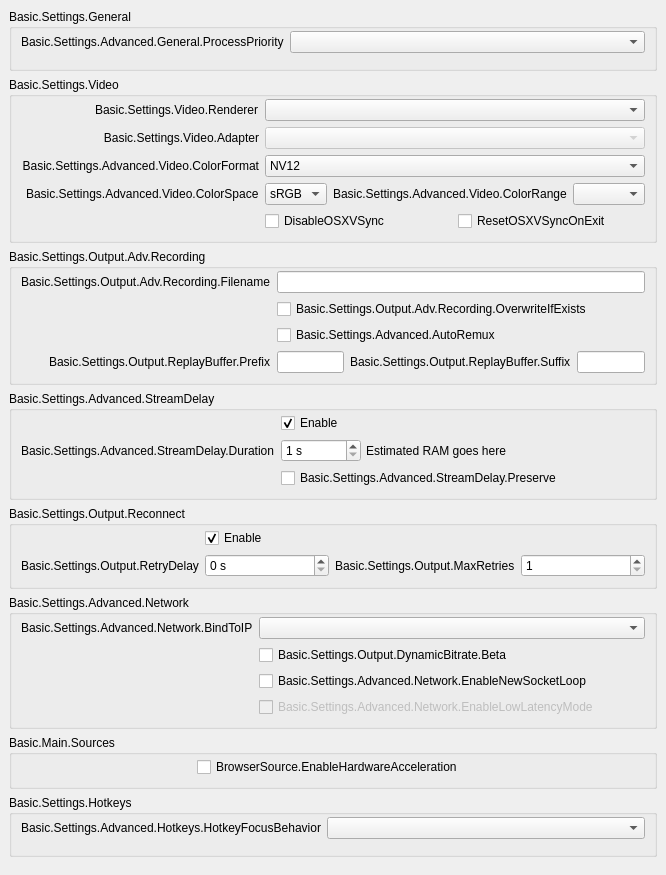
           <widget class="QWidget" name="scrollAreaWidgetContents">
            <property name="geometry">
             <rect>
              <x>0</x>
              <y>0</y>
              <width>602</width>
              <height>781</height>
             </rect>
            </property>
            <layout class="QVBoxLayout" name="verticalLayout_23">
             <property name="leftMargin">
              <number>0</number>
             </property>
             <property name="topMargin">
              <number>0</number>
             </property>
             <property name="rightMargin">
              <number>0</number>
             </property>
             <property name="bottomMargin">
              <number>9</number>
             </property>
             <item>
              <widget class="QWidget" name="widget_11" native="true">
               <layout class="QVBoxLayout" name="verticalLayout_24">
                <item>
                 <widget class="QGroupBox" name="advancedGeneralGroupBox">
                  <property name="title">
                   <string>Basic.Settings.General</string>
                  </property>
                  <layout class="QFormLayout" name="formLayout_22">
                   <property name="fieldGrowthPolicy">
                    <enum>QFormLayout::AllNonFixedFieldsGrow</enum>
                   </property>
                   <property name="labelAlignment">
                    <set>Qt::AlignRight|Qt::AlignTrailing|Qt::AlignVCenter</set>
                   </property>
                   <property name="topMargin">
                    <number>2</number>
                   </property>
                   <item row="0" column="0">
                    <widget class="QLabel" name="processPriorityLabel">
                     <property name="text">
                      <string>Basic.Settings.Advanced.General.ProcessPriority</string>
                     </property>
                     <property name="buddy">
                      <cstring>processPriority</cstring>
                     </property>
                    </widget>
                   </item>
                   <item row="0" column="1">
                    <widget class="QComboBox" name="processPriority"/>
                   </item>
                   <item row="1" column="0">
                    <spacer name="horizontalSpacer_13">
                     <property name="orientation">
                      <enum>Qt::Horizontal</enum>
                     </property>
                     <property name="sizeHint" stdset="0">
                      <size>
                       <width>170</width>
                       <height>0</height>
                      </size>
                     </property>
                    </spacer>
                   </item>
                  </layout>
                 </widget>
                </item>
                <item>
                 <widget class="QGroupBox" name="advancedVideoContainer">
                  <property name="title">
                   <string>Basic.Settings.Video</string>
                  </property>
                  <layout class="QFormLayout" name="formLayout_14">
                   <property name="fieldGrowthPolicy">
                    <enum>QFormLayout::AllNonFixedFieldsGrow</enum>
                   </property>
                   <property name="labelAlignment">
                    <set>Qt::AlignRight|Qt::AlignTrailing|Qt::AlignVCenter</set>
                   </property>
                   <property name="topMargin">
                    <number>2</number>
                   </property>
                   <item row="0" column="0">
                    <widget class="QLabel" name="rendererLabel">
                     <property name="text">
                      <string>Basic.Settings.Video.Renderer</string>
                     </property>
                     <property name="buddy">
                      <cstring>renderer</cstring>
                     </property>
                    </widget>
                   </item>
                   <item row="0" column="1">
                    <widget class="QComboBox" name="renderer">
                     <property name="currentText">
                      <string notr="true"/>
                     </property>
                    </widget>
                   </item>
                   <item row="1" column="0">
                    <widget class="QLabel" name="adapterLabel">
                     <property name="text">
                      <string>Basic.Settings.Video.Adapter</string>
                     </property>
                     <property name="alignment">
                      <set>Qt::AlignRight|Qt::AlignTrailing|Qt::AlignVCenter</set>
                     </property>
                     <property name="buddy">
                      <cstring>adapter</cstring>
                     </property>
                    </widget>
                   </item>
                   <item row="1" column="1">
                    <widget class="QComboBox" name="adapter">
                     <property name="enabled">
                      <bool>false</bool>
                     </property>
                     <property name="currentText">
                      <string notr="true"/>
                     </property>
                    </widget>
                   </item>
                   <item row="2" column="0">
                    <widget class="QLabel" name="label_30">
                     <property name="minimumSize">
                      <size>
                       <width>0</width>
                       <height>0</height>
                      </size>
                     </property>
                     <property name="text">
                      <string>Basic.Settings.Advanced.Video.ColorFormat</string>
                     </property>
                     <property name="alignment">
                      <set>Qt::AlignRight|Qt::AlignTrailing|Qt::AlignVCenter</set>
                     </property>
                     <property name="buddy">
                      <cstring>colorFormat</cstring>
                     </property>
                    </widget>
                   </item>
                   <item row="2" column="1">
                    <widget class="QComboBox" name="colorFormat">
                     <item>
                      <property name="text">
                       <string notr="true">NV12</string>
                      </property>
                     </item>
                     <item>
                      <property name="text">
                       <string notr="true">I420</string>
                      </property>
                     </item>
                     <item>
                      <property name="text">
                       <string>I444</string>
                      </property>
                     </item>
                     <item>
                      <property name="text">
                       <string notr="true">RGB</string>
                      </property>
                     </item>
                    </widget>
                   </item>
                   <item row="4" column="1">
                    <layout class="QHBoxLayout" name="horizontalLayout_18">
                     <property name="leftMargin">
                      <number>0</number>
                     </property>
                     <property name="topMargin">
                      <number>0</number>
                     </property>
                     <property name="rightMargin">
                      <number>0</number>
                     </property>
                     <property name="bottomMargin">
                      <number>0</number>
                     </property>
                     <item>
                      <widget class="QCheckBox" name="disableOSXVSync">
                       <property name="text">
                        <string>DisableOSXVSync</string>
                       </property>
                      </widget>
                     </item>
                     <item>
                      <widget class="QCheckBox" name="resetOSXVSync">
                       <property name="text">
                        <string>ResetOSXVSyncOnExit</string>
                       </property>
                      </widget>
                     </item>
                    </layout>
                   </item>
                   <item row="3" column="1">
                    <layout class="QHBoxLayout" name="horizontalLayout_20">
                     <property name="leftMargin">
                      <number>0</number>
                     </property>
                     <property name="topMargin">
                      <number>0</number>
                     </property>
                     <property name="rightMargin">
                      <number>0</number>
                     </property>
                     <property name="bottomMargin">
                      <number>0</number>
                     </property>
                     <item>
                      <widget class="QComboBox" name="colorSpace">
                       <item>
                        <property name="text">
                         <string notr="true">sRGB</string>
                        </property>
                       </item>
                       <item>
                        <property name="text">
                         <string notr="true">709</string>
                        </property>
                       </item>
                       <item>
                        <property name="text">
                         <string notr="true">601</string>
                        </property>
                       </item>
                      </widget>
                     </item>
                     <item>
                      <widget class="QLabel" name="label_34">
                       <property name="sizePolicy">
                        <sizepolicy hsizetype="Maximum" vsizetype="Preferred">
                         <horstretch>0</horstretch>
                         <verstretch>0</verstretch>
                        </sizepolicy>
                       </property>
                       <property name="text">
                        <string>Basic.Settings.Advanced.Video.ColorRange</string>
                       </property>
                       <property name="buddy">
                        <cstring>colorRange</cstring>
                       </property>
                      </widget>
                     </item>
                     <item>
                      <widget class="QComboBox" name="colorRange"/>
                     </item>
                    </layout>
                   </item>
                   <item row="3" column="0">
                    <widget class="QLabel" name="label_33">
                     <property name="text">
                      <string>Basic.Settings.Advanced.Video.ColorSpace</string>
                     </property>
                     <property name="buddy">
                      <cstring>colorSpace</cstring>
                     </property>
                    </widget>
                   </item>
                   <item row="4" column="0">
                    <spacer name="horizontalSpacer_12">
                     <property name="orientation">
                      <enum>Qt::Horizontal</enum>
                     </property>
                     <property name="sizeHint" stdset="0">
                      <size>
                       <width>170</width>
                       <height>20</height>
                      </size>
                     </property>
                    </spacer>
                   </item>
                  </layout>
                 </widget>
                </item>
                <item>
                 <widget class="QGroupBox" name="groupBox_6">
                  <property name="title">
                   <string>Basic.Settings.Output.Adv.Recording</string>
                  </property>
                  <layout class="QFormLayout" name="formLayout_17">
                   <property name="fieldGrowthPolicy">
                    <enum>QFormLayout::AllNonFixedFieldsGrow</enum>
                   </property>
                   <property name="labelAlignment">
                    <set>Qt::AlignRight|Qt::AlignTrailing|Qt::AlignVCenter</set>
                   </property>
                   <property name="topMargin">
                    <number>2</number>
                   </property>
                   <item row="0" column="0">
                    <widget class="QLabel" name="label_7">
                     <property name="text">
                      <string>Basic.Settings.Output.Adv.Recording.Filename</string>
                     </property>
                     <property name="buddy">
                      <cstring>filenameFormatting</cstring>
                     </property>
                    </widget>
                   </item>
                   <item row="0" column="1">
                    <widget class="QLineEdit" name="filenameFormatting"/>
                   </item>
                   <item row="1" column="1">
                    <widget class="QCheckBox" name="overwriteIfExists">
                     <property name="text">
                      <string>Basic.Settings.Output.Adv.Recording.OverwriteIfExists</string>
                     </property>
                    </widget>
                   </item>
                   <item row="3" column="1">
                    <layout class="QHBoxLayout" name="horizontalLayout_14">
                     <property name="leftMargin">
                      <number>0</number>
                     </property>
                     <property name="topMargin">
                      <number>0</number>
                     </property>
                     <property name="rightMargin">
                      <number>0</number>
                     </property>
                     <property name="bottomMargin">
                      <number>0</number>
                     </property>
                     <item>
                      <widget class="QLineEdit" name="simpleRBPrefix"/>
                     </item>
                     <item>
                      <widget class="QLabel" name="label_58">
                       <property name="text">
                        <string>Basic.Settings.Output.ReplayBuffer.Suffix</string>
                       </property>
                       <property name="buddy">
                        <cstring>simpleRBSuffix</cstring>
                       </property>
                      </widget>
                     </item>
                     <item>
                      <widget class="QLineEdit" name="simpleRBSuffix"/>
                     </item>
                    </layout>
                   </item>
                   <item row="3" column="0">
                    <widget class="QLabel" name="label_57">
                     <property name="text">
                      <string>Basic.Settings.Output.ReplayBuffer.Prefix</string>
                     </property>
                     <property name="buddy">
                      <cstring>simpleRBPrefix</cstring>
                     </property>
                    </widget>
                   </item>
                   <item row="1" column="0">
                    <spacer name="horizontalSpacer_10">
                     <property name="orientation">
                      <enum>Qt::Horizontal</enum>
                     </property>
                     <property name="sizeHint" stdset="0">
                      <size>
                       <width>170</width>
                       <height>20</height>
                      </size>
                     </property>
                    </spacer>
                   </item>
                   <item row="2" column="1">
                    <widget class="QCheckBox" name="autoRemux">
                     <property name="text">
                      <string>Basic.Settings.Advanced.AutoRemux</string>
                     </property>
                    </widget>
                   </item>
                   <item row="2" column="0">
                    <spacer name="horizontalSpacer_16">
                     <property name="orientation">
                      <enum>Qt::Horizontal</enum>
                     </property>
                     <property name="sizeHint" stdset="0">
                      <size>
                       <width>40</width>
                       <height>20</height>
                      </size>
                     </property>
                    </spacer>
                   </item>
                  </layout>
                 </widget>
                </item>
                <item>
                 <widget class="QGroupBox" name="groupBox_5">
                  <property name="title">
                   <string>Basic.Settings.Advanced.StreamDelay</string>
                  </property>
                  <layout class="QFormLayout" name="formLayout_18">
                   <property name="fieldGrowthPolicy">
                    <enum>QFormLayout::AllNonFixedFieldsGrow</enum>
                   </property>
                   <property name="labelAlignment">
                    <set>Qt::AlignRight|Qt::AlignTrailing|Qt::AlignVCenter</set>
                   </property>
                   <property name="topMargin">
                    <number>2</number>
                   </property>
                   <item row="1" column="0">
                    <widget class="QLabel" name="label_56">
                     <property name="text">
                      <string>Basic.Settings.Advanced.StreamDelay.Duration</string>
                     </property>
                     <property name="buddy">
                      <cstring>streamDelaySec</cstring>
                     </property>
                    </widget>
                   </item>
                   <item row="1" column="1">
                    <widget class="QWidget" name="widget_12" native="true">
                     <property name="enabled">
                      <bool>true</bool>
                     </property>
                     <layout class="QHBoxLayout" name="horizontalLayout_13">
                      <property name="spacing">
                       <number>5</number>
                      </property>
                      <property name="leftMargin">
                       <number>0</number>
                      </property>
                      <property name="topMargin">
                       <number>0</number>
                      </property>
                      <property name="rightMargin">
                       <number>0</number>
                      </property>
                      <property name="bottomMargin">
                       <number>0</number>
                      </property>
                      <item>
                       <widget class="QSpinBox" name="streamDelaySec">
                        <property name="enabled">
                         <bool>true</bool>
                        </property>
                        <property name="sizePolicy">
                         <sizepolicy hsizetype="Maximum" vsizetype="Fixed">
                          <horstretch>0</horstretch>
                          <verstretch>0</verstretch>
                         </sizepolicy>
                        </property>
                        <property name="minimumSize">
                         <size>
                          <width>80</width>
                          <height>0</height>
                         </size>
                        </property>
                        <property name="suffix">
                         <string notr="true"> s</string>
                        </property>
                        <property name="minimum">
                         <number>1</number>
                        </property>
                        <property name="maximum">
                         <number>1800</number>
                        </property>
                       </widget>
                      </item>
                      <item>
                       <widget class="QLabel" name="streamDelayInfo">
                        <property name="text">
                         <string notr="true">Estimated RAM goes here</string>
                        </property>
                       </widget>
                      </item>
                     </layout>
                    </widget>
                   </item>
                   <item row="2" column="1">
                    <widget class="QCheckBox" name="streamDelayPreserve">
                     <property name="text">
                      <string>Basic.Settings.Advanced.StreamDelay.Preserve</string>
                     </property>
                    </widget>
                   </item>
                   <item row="0" column="1">
                    <widget class="QCheckBox" name="streamDelayEnable">
                     <property name="text">
                      <string>Enable</string>
                     </property>
                     <property name="checked">
                      <bool>true</bool>
                     </property>
                    </widget>
                   </item>
                   <item row="2" column="0">
                    <spacer name="horizontalSpacer_9">
                     <property name="orientation">
                      <enum>Qt::Horizontal</enum>
                     </property>
                     <property name="sizeHint" stdset="0">
                      <size>
                       <width>170</width>
                       <height>20</height>
                      </size>
                     </property>
                    </spacer>
                   </item>
                  </layout>
                 </widget>
                </item>
                <item>
                 <widget class="QGroupBox" name="groupBox_7">
                  <property name="title">
                   <string>Basic.Settings.Output.Reconnect</string>
                  </property>
                  <layout class="QFormLayout" name="formLayout_19">
                   <property name="fieldGrowthPolicy">
                    <enum>QFormLayout::AllNonFixedFieldsGrow</enum>
                   </property>
                   <property name="labelAlignment">
                    <set>Qt::AlignRight|Qt::AlignTrailing|Qt::AlignVCenter</set>
                   </property>
                   <property name="topMargin">
                    <number>2</number>
                   </property>
                   <item row="0" column="1">
                    <widget class="QCheckBox" name="reconnectEnable">
                     <property name="text">
                      <string>Enable</string>
                     </property>
                     <property name="checked">
                      <bool>true</bool>
                     </property>
                    </widget>
                   </item>
                   <item row="1" column="1">
                    <layout class="QHBoxLayout" name="horizontalLayout_19">
                     <property name="leftMargin">
                      <number>0</number>
                     </property>
                     <property name="topMargin">
                      <number>0</number>
                     </property>
                     <property name="rightMargin">
                      <number>0</number>
                     </property>
                     <property name="bottomMargin">
                      <number>0</number>
                     </property>
                     <item>
                      <widget class="QSpinBox" name="reconnectRetryDelay">
                       <property name="suffix">
                        <string> s</string>
                       </property>
                       <property name="maximum">
                        <number>30</number>
                       </property>
                      </widget>
                     </item>
                     <item>
                      <widget class="QLabel" name="label_22">
                       <property name="sizePolicy">
                        <sizepolicy hsizetype="Maximum" vsizetype="Preferred">
                         <horstretch>0</horstretch>
                         <verstretch>0</verstretch>
                        </sizepolicy>
                       </property>
                       <property name="text">
                        <string>Basic.Settings.Output.MaxRetries</string>
                       </property>
                       <property name="buddy">
                        <cstring>reconnectMaxRetries</cstring>
                       </property>
                      </widget>
                     </item>
                     <item>
                      <widget class="QSpinBox" name="reconnectMaxRetries">
                       <property name="minimum">
                        <number>1</number>
                       </property>
                       <property name="maximum">
                        <number>10000</number>
                       </property>
                      </widget>
                     </item>
                    </layout>
                   </item>
                   <item row="1" column="0">
                    <widget class="QLabel" name="label_17">
                     <property name="text">
                      <string>Basic.Settings.Output.RetryDelay</string>
                     </property>
                     <property name="buddy">
                      <cstring>reconnectRetryDelay</cstring>
                     </property>
                    </widget>
                   </item>
                   <item row="0" column="0">
                    <spacer name="horizontalSpacer_8">
                     <property name="orientation">
                      <enum>Qt::Horizontal</enum>
                     </property>
                     <property name="sizeHint" stdset="0">
                      <size>
                       <width>170</width>
                       <height>20</height>
                      </size>
                     </property>
                    </spacer>
                   </item>
                  </layout>
                 </widget>
                </item>
                <item>
                 <widget class="QGroupBox" name="advNetworkGroupBox">
                  <property name="title">
                   <string>Basic.Settings.Advanced.Network</string>
                  </property>
                  <layout class="QFormLayout" name="formLayout_23">
                   <property name="fieldGrowthPolicy">
                    <enum>QFormLayout::AllNonFixedFieldsGrow</enum>
                   </property>
                   <property name="labelAlignment">
                    <set>Qt::AlignRight|Qt::AlignTrailing|Qt::AlignVCenter</set>
                   </property>
                   <property name="topMargin">
                    <number>2</number>
                   </property>
                   <item row="0" column="0">
                    <widget class="QLabel" name="label_27">
                     <property name="text">
                      <string>Basic.Settings.Advanced.Network.BindToIP</string>
                     </property>
                     <property name="buddy">
                      <cstring>bindToIP</cstring>
                     </property>
                    </widget>
                   </item>
                   <item row="0" column="1">
                    <widget class="QComboBox" name="bindToIP"/>
                   </item>
                   <item row="2" column="1">
                    <widget class="QCheckBox" name="enableNewSocketLoop">
                     <property name="text">
                      <string>Basic.Settings.Advanced.Network.EnableNewSocketLoop</string>
                     </property>
                    </widget>
                   </item>
                   <item row="3" column="1">
                    <widget class="QCheckBox" name="enableLowLatencyMode">
                     <property name="enabled">
                      <bool>false</bool>
                     </property>
                     <property name="text">
                      <string>Basic.Settings.Advanced.Network.EnableLowLatencyMode</string>
                     </property>
                    </widget>
                   </item>
                   <item row="2" column="0">
                    <spacer name="horizontalSpacer_7">
                     <property name="orientation">
                      <enum>Qt::Horizontal</enum>
                     </property>
                     <property name="sizeHint" stdset="0">
                      <size>
                       <width>170</width>
                       <height>1</height>
                      </size>
                     </property>
                    </spacer>
                   </item>
                   <item row="1" column="1">
                    <widget class="QCheckBox" name="dynBitrate">
                     <property name="toolTip">
                      <string>Basic.Settings.Output.DynamicBitrate.TT</string>
                     </property>
                     <property name="text">
                      <string>Basic.Settings.Output.DynamicBitrate.Beta</string>
                     </property>
                    </widget>
                   </item>
                  </layout>
                 </widget>
                </item>
                <item>
                 <widget class="QGroupBox" name="sourcesGroup">
                  <property name="title">
                   <string>Basic.Main.Sources</string>
                  </property>
                  <layout class="QFormLayout" name="formLayout_34">
                   <property name="topMargin">
                    <number>2</number>
                   </property>
                   <item row="0" column="0">
                    <spacer name="horizontalSpacer_15">
                     <property name="orientation">
                      <enum>Qt::Horizontal</enum>
                     </property>
                     <property name="sizeHint" stdset="0">
                      <size>
                       <width>170</width>
                       <height>20</height>
                      </size>
                     </property>
                    </spacer>
                   </item>
                   <item row="0" column="1">
                    <widget class="QCheckBox" name="browserHWAccel">
                     <property name="text">
                      <string>BrowserSource.EnableHardwareAcceleration</string>
                     </property>
                    </widget>
                   </item>
                  </layout>
                 </widget>
                </item>
                <item>
                 <widget class="QGroupBox" name="groupBox_17">
                  <property name="title">
                   <string>Basic.Settings.Hotkeys</string>
                  </property>
                  <layout class="QFormLayout" name="formLayout_33">
                   <property name="labelAlignment">
                    <set>Qt::AlignRight|Qt::AlignTrailing|Qt::AlignVCenter</set>
                   </property>
                   <property name="topMargin">
                    <number>2</number>
                   </property>
                   <item row="0" column="0">
                    <widget class="QLabel" name="label_21">
                     <property name="text">
                      <string>Basic.Settings.Advanced.Hotkeys.HotkeyFocusBehavior</string>
                     </property>
                    </widget>
                   </item>
                   <item row="0" column="1">
                    <widget class="QComboBox" name="hotkeyFocusType"/>
                   </item>
                   <item row="1" column="0">
                    <spacer name="horizontalSpacer_14">
                     <property name="orientation">
                      <enum>Qt::Horizontal</enum>
                     </property>
                     <property name="sizeHint" stdset="0">
                      <size>
                       <width>170</width>
                       <height>0</height>
                      </size>
                     </property>
                    </spacer>
                   </item>
                  </layout>
                 </widget>
                </item>
               </layout>
              </widget>
             </item>
            </layout>
           </widget>
